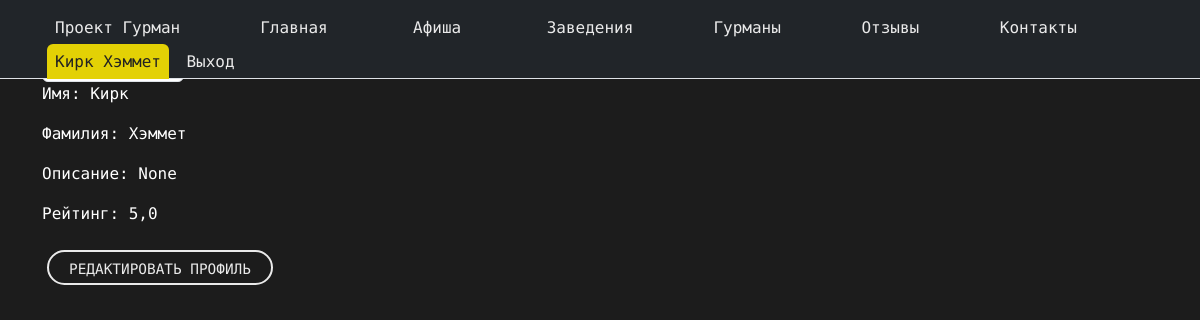
The page /profile/ (signed in) on the database as committed earlier.
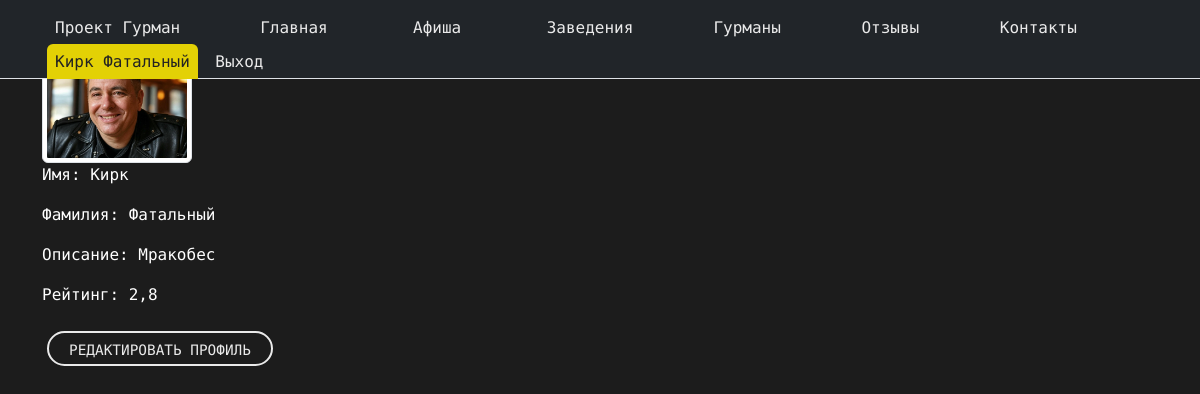
The same page on the database as committed later.
### landing/models.py (models this page shows, shortened)
class User(AbstractBaseUser, PermissionsMixin):
    ROLE_CHOICES = (
        ("gourmand", "Гурман"),
        ("owner", "Владелец заведения"),
    )
    email = models.EmailField(unique=True)
    first_name = models.CharField(max_length=30, blank=True)
    last_name = models.CharField(max_length=30, blank=True)
    role = models.CharField(max_length=10, choices=ROLE_CHOICES, default="gourmand", db_index=True)  # Индекс на role
    is_active = models.BooleanField(default=True)
    is_staff = models.BooleanField(default=False)
    slug = models.SlugField(max_length=100, blank=True, unique=True, verbose_name="Слаг")
    date_joined = models.DateTimeField(auto_now_add=True, db_index=True)  # Индекс на date_joined
    objects = UserManager()
    USERNAME_FIELD = "email"
    REQUIRED_FIELDS = ["first_name", "last_name"]
    def is_gourmand(self):
        return self.role == "gourmand"

class GourmandProfile(models.Model):
    user = models.OneToOneField(User, on_delete=models.CASCADE, related_name='gourmand_profile')
    rating = models.DecimalField(max_digits=3, decimal_places=1, default=0.0)
    image = models.ImageField(upload_to='gourmand_images/', blank=True, null=True)
    description = models.TextField(blank=True, null=True)

### landing/views.py (the view, shortened to what this page needs)
# urls.py: path('profile/', views.profile, name='profile'),
@login_required
def profile(request):
    user = request.user
    if user.is_gourmand():
        profile, _ = GourmandProfile.objects.get_or_create(user=user)
        return render(request, "gourmands/gourmand_profile.html", {"profile": profile})
    return redirect("index")

### templates/gourmands/gourmand_profile.html (shortened to what this page needs)
{% extends "landing/base.html" %}
{% load static %}
{% block content %}
<div class="container my-4 my-md-5">
  {% if profile.image %}
    <img src="{{ profile.image.url }}" alt="Фото гурмана" class="img-thumbnail" width="150">
  {% else %}
    <img src="{% static 'img/default.png' %}" alt="Фото гурмана" class="img-thumbnail" width="150">
  {% endif %}
  <p>Имя: {{ user.first_name }}</p>
  <p>Фамилия: {{ user.last_name }}</p>
  <p>Описание: {{ profile.description }}</p>
  <p>Рейтинг: {{ profile.rating }}</p>
  <div class="mt-4 button_user">
    <a href="{% url 'edit_profile' %}" class="custom-button">Редактировать профиль</a>
  </div>
</div>
{% endblock %}

### templates/includes/header.html (shortened to what this page needs)
{% load static %}
{% url 'events' as events_url %}
{% url 'places' as places_url %}
{% url 'index' as index_url %}
{% url 'reviews' as reviews_url %}
{% url 'gourmands' as gourmands_url %}
{% url 'contacts' as contacts_url %}
<nav class="navbar navbar-expand-xl bg_dark fixed-top pb-0" aria-label="Основная навигация" >
    <div class="container-fluid px-3">
            <ul class="navbar-nav">
              <li class="nav-item button_user">
                <a class="navbar-brand custom-text-color pb-0 fs-5" href="{% url 'index' %}">Проект Гурман</a>
              </li>
            </ul>
              <div class="collapse navbar-collapse right_header_info fixed-top bg-dark" id="navbarNav">
                <ul class="navbar-nav ms-auto nav nav-tabs nav nav-link contact-info">
                  <li class="nav-item button_user">
                    <a class="button nav-link" href="{% url 'index' %}">Проект Гурман</a>
                  </li>
                  <li class="nav-item button_user">
                    <a class="button nav-link  {% if request.path == index_url %}active{% endif %}" href="{% url 'index' %}">Главная</a>
                  </li>
                  <li class="nav-item button_user">
                    <a class="button nav-link {% if request.path == events_url %}active{% endif %}" href="{% url 'events' %}">Афиша</a>
                  </li>
                  <li class="nav-item button_user">
                    <a class="button nav-link {% if request.path == places_url %}active{% endif %}" href="{% url 'places' %}">Заведения</a>
                  </li>
                  <li class="nav-item button_user">
                    <a class="button nav-link {% if request.path == gourmands_url %}active{% endif %}" href="{% url 'gourmands' %}">Гурманы</a>
                  </li>
                  <li class="nav-item button_user">
                    <a class="button nav-link {% if request.path == reviews_url %}active{% endif %}" href="{% url 'reviews' %}">Отзывы</a>
                  </li>
                  <li class="nav-item button_user">
                    <a class="button nav-link {% if request.path == contacts_url %}active{% endif %}" href="{% url 'contacts' %}">Контакты</a>
                  </li>
                  {% if request.user.is_authenticated %}
                    <li class="nav-item button_user">
                      <a class="button nav-link active" href="{% url 'profile' %}">{{ request.user.first_name }} {{ request.user.last_name }}</a>
                      <a class="button nav-link" href="{% url 'signout' %}">Выход</a>
                    </li>
                  {% else %}
                    <li class="button_user">
                      <a class="button nav-link" href="{% url 'signin' %}" >Вход</a>
                      <a class="button nav-link" href="{% url 'signup' %}" >Регистрация</a>
                    </li>
                  {% endif %}
                </ul>
              </div>
              </div>
</nav>

Rows that differ between the two databases and show on the page:
changed User "Кирк": user.last_name "Хэммет" → "Фатальный"; last_name "Хэммет" → "Фатальный"
changed GourmandProfile: image: picture added; description "None" → "Мракобес"; rating "5,0" → "2,8"
